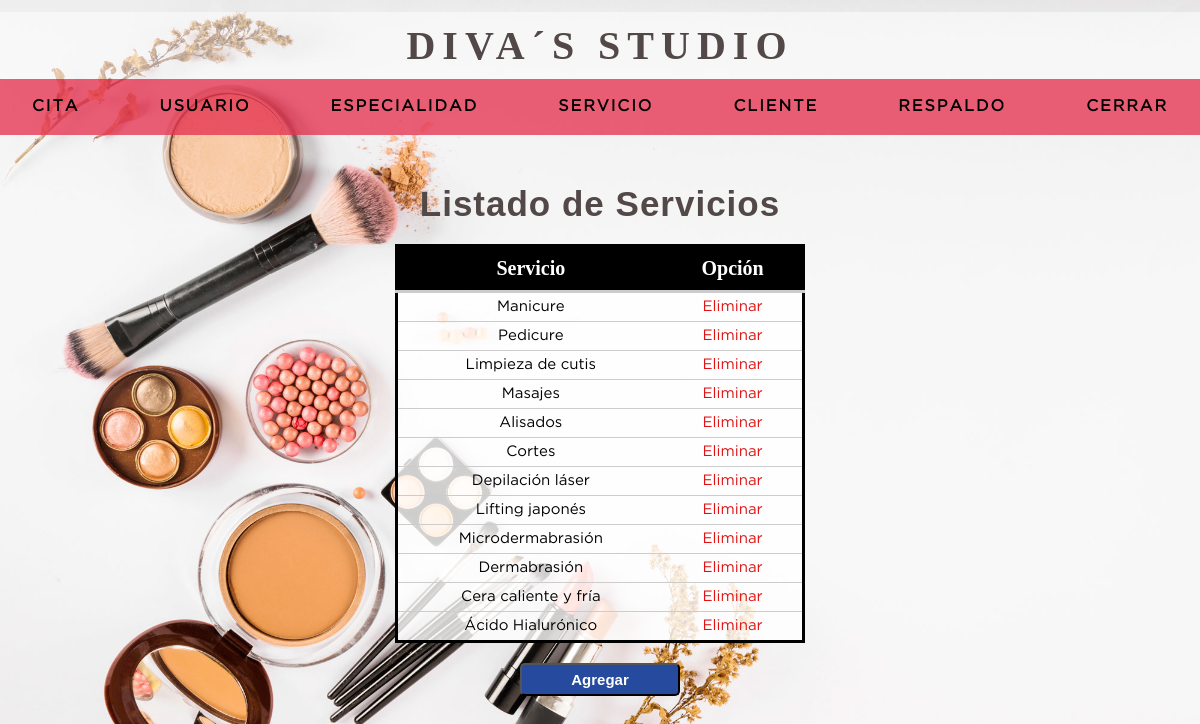
Page /listado_servicio.php (signed in) on the committed database.
### tables this page shows
CREATE TABLE `servicio` (
  `idservicio` int(11) NOT NULL AUTO_INCREMENT,
  `descripcion_servicio` varchar(30) NOT NULL,
  PRIMARY KEY (`idservicio`)
);

### listado_servicio.php (the view, shortened to what this page needs)
<HTML>
	<HEAD>
		<?php include "includes/scripts.php";?>
	</HEAD>
	<BODY>
	<?php include "includes/headeruser.php";?>
		<section class="container" >
			<h2 class="htabla">Listado de Servicios</h2>
			<table class="service">
			<thead>
				<tr>
					<th>Servicio</th>
					<th>Opción</th>
				</tr>
			</thead>
			<?php
			include 'includes/conexion.php';
				$resultado= mysqli_query($conexion, "SELECT * FROM servicio");
				while($mostrar=mysqli_fetch_array($resultado)) {
			?>
				<tr>
					<td><?php echo $mostrar['descripcion_servicio']?></td>
					<td><a class="delete" href="eliminar_servicio.php?id=<?php echo $mostrar['idservicio']?>">Eliminar</a></td>
				</tr>
			<?php
				}
			?>
			</table>
			<input type="submit" value="Agregar" class="agregar" onclick="location.href='nuevo_servicio.php'">
		</section>
	</BODY>
</HTML>

### css/style.css (style rules this page uses)
* { margin: 0; padding: 0; box-sizing: border-box; }
body { background-image: url('../imagen/bg-2.jpg'); background-position:center; background-repeat: no-repeat; background-size:cover; background-attachment:fixed; }
h1, h2, h3, h4, h5, h6 { font-family: 'arial'; font-weight: bold; letter-spacing: 1px; }
h2 { font-size: 20px; }
a { text-decoration: none; }
.container { padding: 10rem 15px 15px; }
.container h2 { color: rgb(82, 72, 72); margin:12px 0 10px 0; font-size: 35px; text-align: center; }
input, select { width: 100%; font-size: 15px; padding: 5px; }
.agregar { background: #264A9E; text-align:center; color:white; width:10rem; cursor: pointer; border-radius:5px; padding:6px; font-weight: bold; }
.htabla { font-size: 35px; font-weight: bold; font-weight: 700; }
.container { color: rgb(82, 72, 72); margin:12px 0 10px 0; font-size: 25px; text-align: center; }
table { background: rgba(255, 255, 255, 0.8); border: solid 3px #000; margin: 20px auto; width: 97%; border-collapse:collapse; }
.service { width: 35%; }
th { padding:10px; font-weight:bold; border-bottom:solid 3px #ccc; font-size: 20px; background: black; color:white; }
td { padding:7px; text-align: center; border-bottom:solid 1px #ccc; font-family: 'GothamBook'; font-size: 15px; }
.delete { color: #df1313; }

### rows in the picture
servicio: descripcion_servicio "Manicure"
servicio: descripcion_servicio "Pedicure"
servicio: descripcion_servicio "Limpieza de cutis"
servicio: descripcion_servicio "Masajes"
servicio: descripcion_servicio "Alisados"
servicio: descripcion_servicio "Cortes"
servicio: descripcion_servicio "Depilación láser"
servicio: descripcion_servicio "Lifting japonés"
servicio: descripcion_servicio "Microdermabrasión"
servicio: descripcion_servicio "Dermabrasión"
servicio: descripcion_servicio "Cera caliente y fría"
servicio: descripcion_servicio "Ácido Hialurónico"
